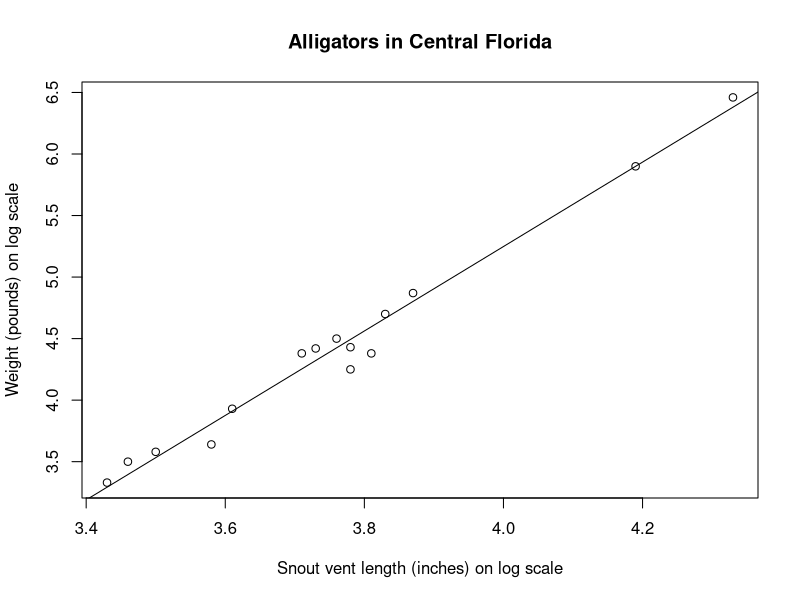

R code for this plot:
alligator = data.frame(
  lnLength = c(3.87, 3.61, 4.33, 3.43, 3.81, 3.83, 3.46, 3.76, 3.50, 3.58, 4.19, 3.78, 3.71, 3.73, 3.78),
  lnWeight = c(4.87, 3.93, 6.46, 3.33, 4.38, 4.70, 3.50, 4.50, 3.58, 3.64, 5.90, 4.43, 4.38, 4.42, 4.25)
)
plot(lnWeight ~ lnLength, data = alligator,
  xlab = "Snout vent length (inches) on log scale",
  ylab = "Weight (pounds) on log scale",
  main = "Alligators in Central Florida"
)
abline(-8.4761, 3.4311)
alli.mod1 = lm(lnWeight ~ lnLength, data = alligator)
summary(alli.mod1)
